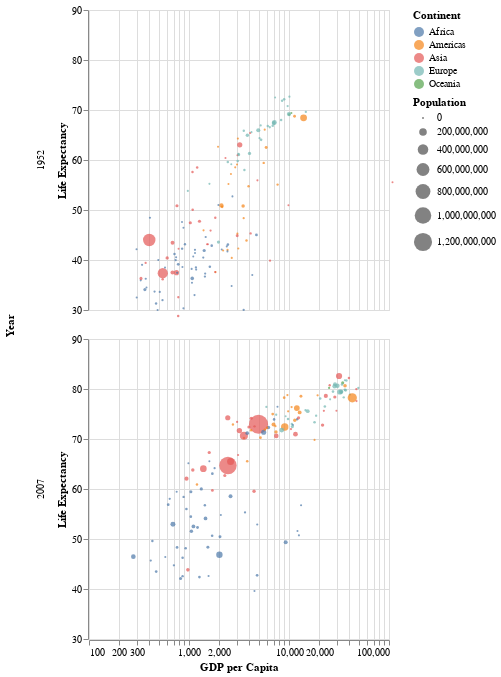

Source (notebook cell):
### Markdown cell above
Create an `alt.Chart` with Altair to explore the distribution of life expectancy, grouped by continent:

* Use the filtered dataset `first_last`.
* Use a circle mark.
* Encode `gdpPercap` as the x position. Add a custom log scale, with a domain of `[100,100000]`.
* Encode `lifeExp` as the y position. Add a custom scale with a domain of `[30,90]` and `zero=False`.
* Encode `pop` as the size.
* Encode `continent` as the color with a nominal datatype.
* Encode `year` as the row.
* Set human readable titles for the axes and legends in title case.

### Code cell
# YOUR CODE HERE
alt.Chart(first_last).mark_circle().encode(
    alt.X("gdpPercap", scale = alt.Scale(type = "log", domain = [100,100000]), title = "GDP per Capita"),
    alt.Y("lifeExp", scale = alt.Scale(domain = [30,90], zero = False), title = "Life Expectancy"),
    alt.Size("pop", title = "Population"),
    alt.Color("continent:N", title = "Continent"),
    alt.Row("year", title = "Year")
)

### Figure 1 — Vega-Lite specification as saved in the notebook (floating-point values rounded to 4 significant figures; data arrays with more than 128 entries replaced by an {"elided": "..."} marker saying what was removed)
{"$schema": "https://vega.github.io/schema/vega-lite/v1.2.1.json", "data": {"values": {"elided": "284 records"}}, "encoding": {"color": {"field": "continent", "title": "Continent", "type": "nominal"}, "row": {"field": "year", "title": "Year", "type": "quantitative"}, "size": {"field": "pop", "title": "Population", "type": "quantitative"}, "x": {"field": "gdpPercap", "scale": {"domain": [100, 100000], "type": "log"}, "title": "GDP per Capita", "type": "quantitative"}, "y": {"field": "lifeExp", "scale": {"domain": [30, 90], "zero": false}, "title": "Life Expectancy", "type": "quantitative"}}, "mark": "circle"}
